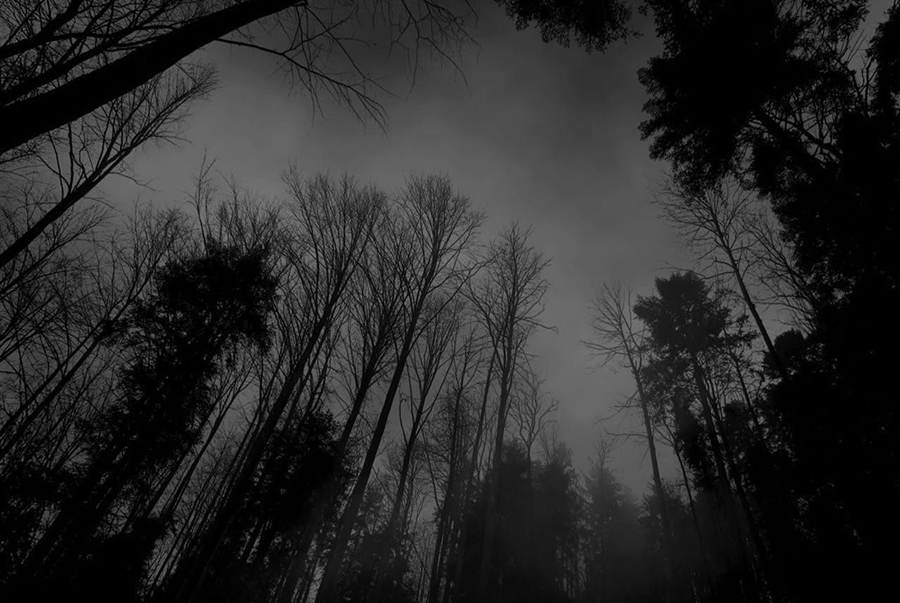
%> input picture 2D Discreate Fourier Transform/forest.jpg, 900 x 603 px
$ octave frequencyDomain2.m   (GNU Octave 9; MATLAB toolbox functions it lacks are replaced by stand-ins)
%> lines starting %> are read from the running program, lines starting %| are printed output that depends on the picture

im1 = imread('forest.jpg');
%> im1 is the input picture: size 603x900 uint8; min 0, max 131, mean 41.1
im2 = imread('shining.jpg');
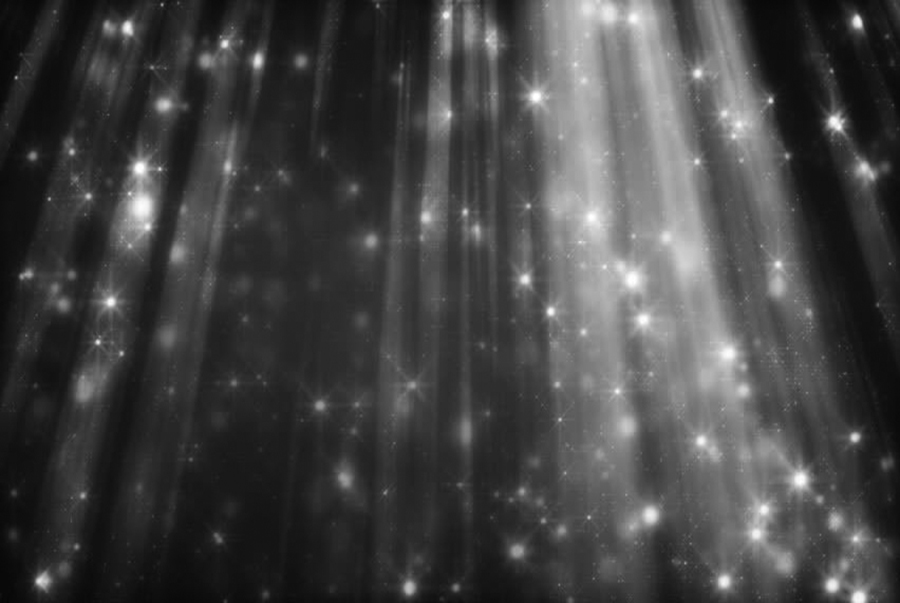
%> input picture 2D Discreate Fourier Transform/shining.jpg, 900 x 603 px
%> im2 is the input picture: size 603x900 uint8; min 3, max 255, mean 68.1
x8 = im1 + im2;
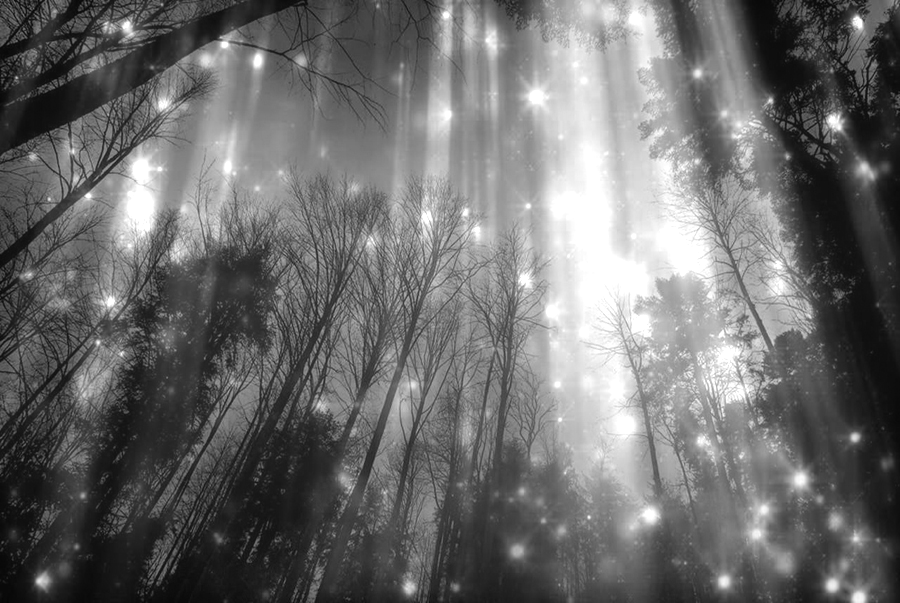
%> x8: size 603x900 uint8; min 3, max 255, mean 108.7
figure(1); imshow(x8);
